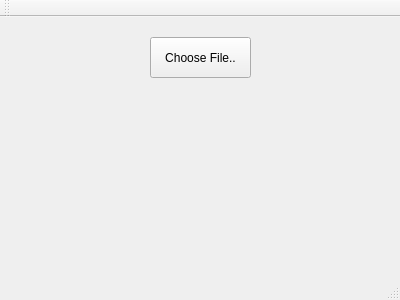
<?xml version="1.0" encoding="UTF-8"?>
<ui version="4.0">
 <class>MainWindow</class>
 <widget class="QMainWindow" name="MainWindow">
  <property name="geometry">
   <rect>
    <x>0</x>
    <y>0</y>
    <width>400</width>
    <height>300</height>
   </rect>
  </property>
  <property name="windowTitle">
   <string>MainWindow</string>
  </property>
  <widget class="QWidget" name="centralWidget">
   <widget class="QPushButton" name="pushButton">
    <property name="geometry">
     <rect>
      <x>150</x>
      <y>20</y>
      <width>101</width>
      <height>41</height>
     </rect>
    </property>
    <property name="text">
     <string>Choose File..</string>
    </property>
   </widget>
   <widget class="QLabel" name="label">
    <property name="geometry">
     <rect>
      <x>70</x>
      <y>110</y>
      <width>281</width>
      <height>41</height>
     </rect>
    </property>
    <property name="text">
     <string/>
    </property>
   </widget>
  </widget>
  <widget class="QMenuBar" name="menuBar">
   <property name="geometry">
    <rect>
     <x>0</x>
     <y>0</y>
     <width>400</width>
     <height>21</height>
    </rect>
   </property>
  </widget>
  <widget class="QToolBar" name="mainToolBar">
   <attribute name="toolBarArea">
    <enum>TopToolBarArea</enum>
   </attribute>
   <attribute name="toolBarBreak">
    <bool>false</bool>
   </attribute>
  </widget>
  <widget class="QStatusBar" name="statusBar"/>
 </widget>
 <layoutdefault spacing="6" margin="11"/>
 <resources/>
 <connections/>
</ui>
